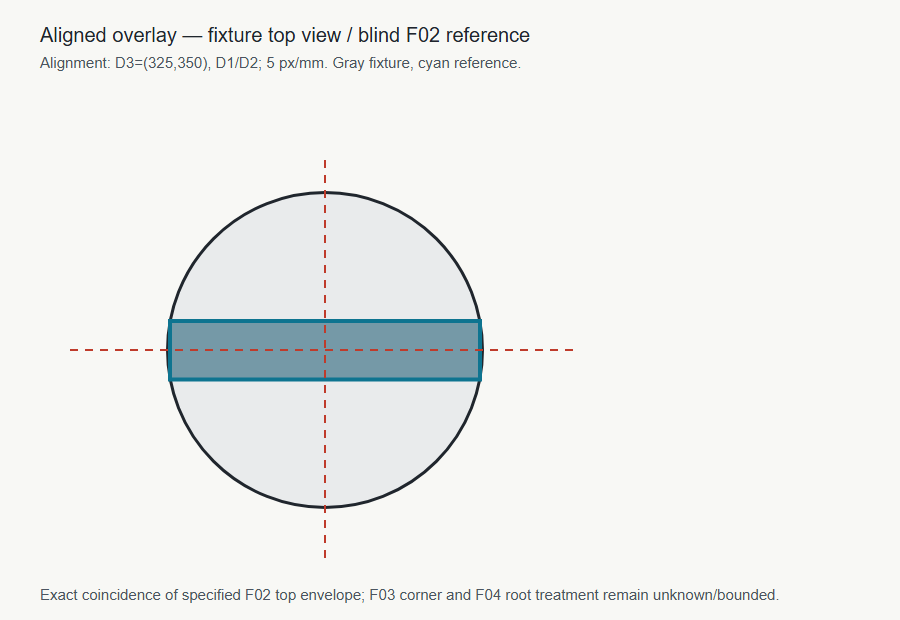
#> input picture experiments/round5-t2/inputs/reference_overlay_top.png, 900 x 620 px
$ python overlay_photo.py round5-t2/inputs/reference_overlay_top.png round5-t2/inputs/reference_overlay_top.png round5-t2/inputs/reference_overlay_top.png
#> lines starting #> are read from the running program, lines starting #| are printed output that depends on the picture; after the words box and inside, x2 and y2 are one past the last pixel; in counts of white or black regions, pixels touching at a corner belong together
#!/usr/bin/env python3
"""Render-over-photo overlay: draw a candidate model's slice boundaries on top of the
user's (near-orthographic) top photo, plus a residual metric.

Usage: python3 overlay_photo.py <cand.stl> <photo.png> <out.png> [z_mm ...]

Mapping: candidate slice bbox is fit to the photo's segmented body bbox (scale+translate,
y flipped: model +Y = photo up). Residual = mean/p90 distance (mm) from candidate
boundary pixels to the nearest photo edge pixel — drives the iterate loop; the overlay
image is what you LOOK at to decide which feature moves where.
Loop discipline: photo only — the ground-truth reference must never enter the loop.
"""
import sys
import numpy as np
import trimesh
from PIL import Image, ImageDraw
from scipy import ndimage
sys.path.insert(0, '/home/user/experiments')
from verify_visual import slice_union  # model-frame sections (plane_transform fixed)


def segment_body(a):
    """photo body bbox from non-white profiles (label rows excluded by >50px rule)"""
    nonwhite = a.sum(2) < 720
    rows, cols = nonwhite.sum(1), nonwhite.sum(0)
    ys = np.where(rows > 50)[0]
    xs = np.where(cols > 50)[0]
    return xs.min(), xs.max(), ys.min(), ys.max(), nonwhite


def photo_edges(a, body):
    g = a.mean(2)
    gy, gx = np.gradient(g)
    mag = np.hypot(gx, gy)
    edges = (mag > 8) & body
    return edges


def boundaries_px(m, zs, to_px):
    """candidate slice boundary points, mapped to photo px, grouped per ring"""
    rings = []
    for z in zs:
        u = slice_union(m, z)
        if u is None:
            continue
        for poly in getattr(u, 'geoms', [u]):
            for ring in [poly.exterior] + list(poly.interiors):
                pts = np.array(ring.coords)
                rings.append(np.array([to_px(x, y) for x, y in pts]))
    return rings


def main():
    stl, photo_p, out_p = sys.argv[1], sys.argv[2], sys.argv[3]
    zs = [float(z) for z in sys.argv[4:]] or [3.5, 22.0]
    im = Image.open(photo_p).convert('RGB')
#> im is the input picture: PIL image 900x620 RGB; mean R, G, B 238.4, 240.1, 238.3
    a = np.asarray(im).astype(int)
    x0p, x1p, y0p, y1p, nonwhite = segment_body(a)
#> in segment_body, `nonwhite = a.sum(2) < 720`:
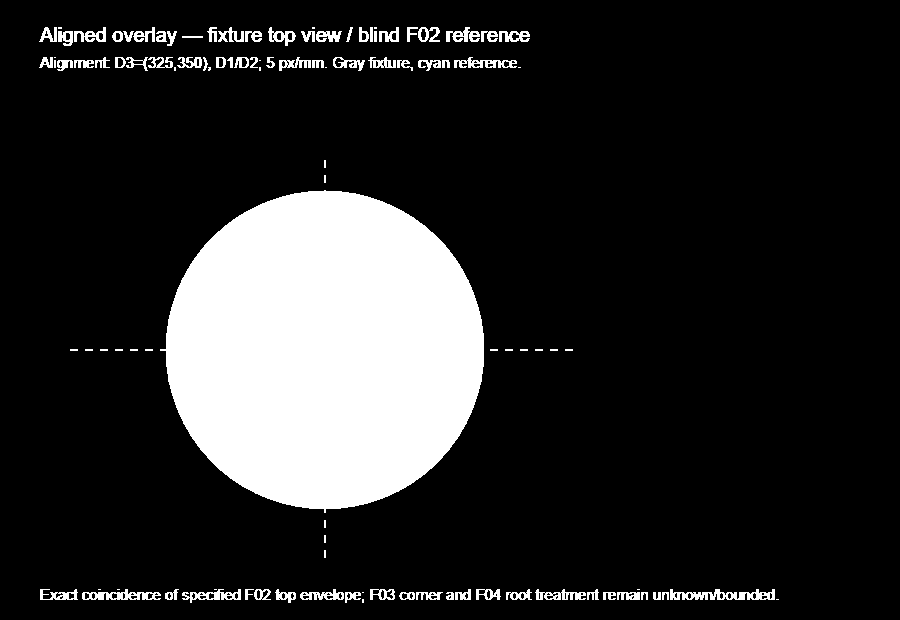
#> nonwhite: shape (620, 900) bool; 16.1% white; 107 white regions (35 under 20 px), largest, box (x1, y1, x2, y2) and area: (160, 190, 484, 513) 79806, (670, 589, 775, 600) 659, (82, 589, 161, 600) 449
#> in segment_body, `rows, cols = nonwhite.sum(1), nonwhite.sum(0)`: rows = 620 values, max 500 at index 592, min 0 at index 0, mean 144.9; cols = 900 values, max 378 at index 325, min 0 at index 0, mean 99.79
#> in segment_body, `ys = np.where(rows > 50)[0]`: ys = 351 values from 27 to 599
#> in segment_body, `xs = np.where(cols > 50)[0]`: xs = 316 values from 167 to 482
#> x0p = 167; x1p = 482; y0p = 27; y1p = 599

    m = trimesh.load(stl)
    if hasattr(m, 'geometry'):
        m = max(m.geometry.values(), key=lambda g: abs(g.volume))
    m = m.copy()
    m.apply_translation(-m.bounds[0])
    bx, by = m.bounds[1][0], m.bounds[1][1]
    sx = (x1p - x0p) / bx
    sy = (y1p - y0p) / by

    def to_px(x, y):
        return (x0p + x * sx, y1p - y * sy)   # model +Y = photo up

    rings = boundaries_px(m, zs, to_px)

    # residual: candidate boundary px -> nearest photo edge px, in mm
    edges = photo_edges(a, nonwhite)
    dist = ndimage.distance_transform_edt(~edges)
    ds = []
    for r in rings:
        for (px, py) in r[::2]:
            xi, yi = int(round(px)), int(round(py))
            if 0 <= yi < dist.shape[0] and 0 <= xi < dist.shape[1]:
                ds.append(dist[yi, xi] / ((sx + sy) / 2))
    ds = np.array(ds) if ds else np.array([99.0])

    ov = im.copy()
    d = ImageDraw.Draw(ov)
    for r in rings:
        d.line([tuple(p) for p in r], fill=(230, 30, 30), width=2)
    d.text((6, im.height - 18),
           f"residual mm: mean {ds.mean():.2f}  p90 {np.percentile(ds, 90):.2f}  "
           f"scale {1/sx:.3f}/{1/sy:.3f} mm/px  z={zs}", fill=(0, 0, 0))
    ov.save(out_p)
    print(f"residual mm: mean {ds.mean():.2f}  p90 {np.percentile(ds, 90):.2f}  n={len(ds)}")
    print('overlay:', out_p)


if __name__ == '__main__':
    main()
#> (the call stopped at in main, `m = trimesh.load(stl)`: trimesh is not available in this run)
